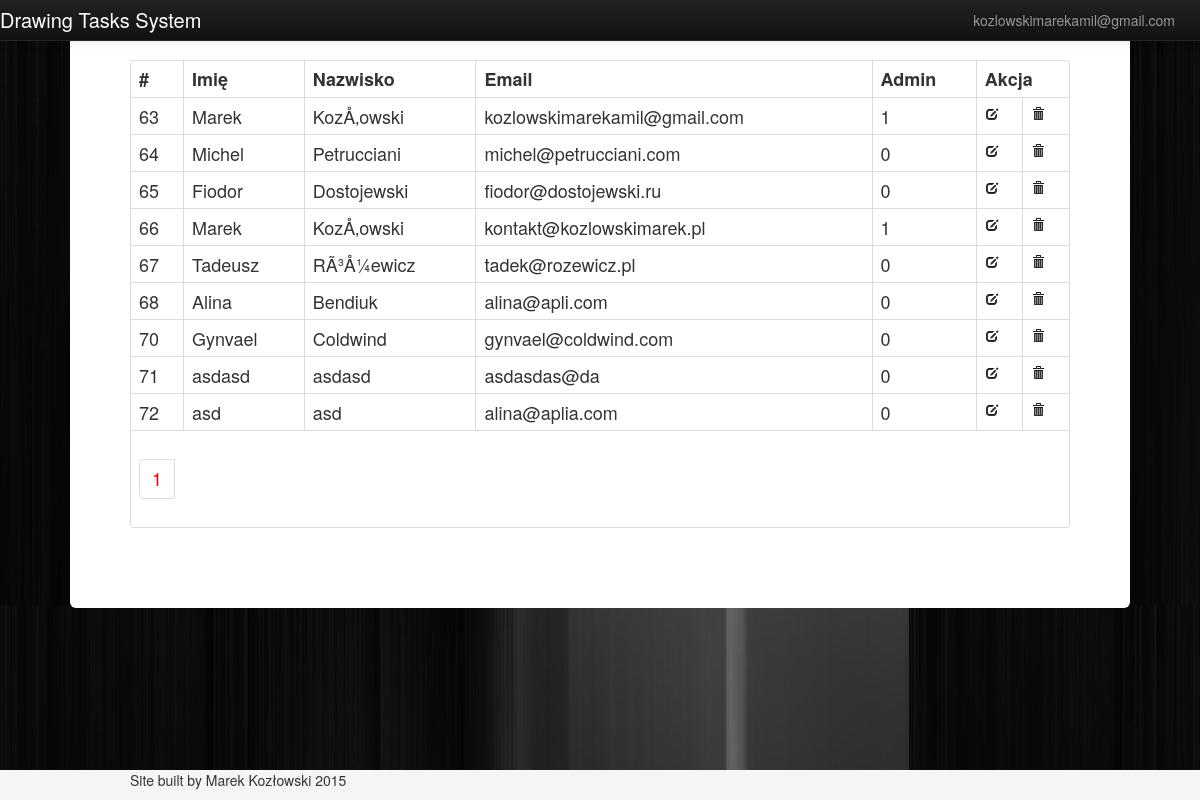
The app's page /users.php (signed in) with its own data.
### tables this page shows
CREATE TABLE IF NOT EXISTS `users` (
  `id` int(11) NOT NULL AUTO_INCREMENT,
  `firstname` varchar(255) NOT NULL,
  `lastname` varchar(255) NOT NULL,
  `email` varchar(255) NOT NULL,
  `password` varchar(255) NOT NULL,
  `verification` varchar(255) NOT NULL,
  `isadmin` int(11) NOT NULL DEFAULT '0',
  PRIMARY KEY (`id`)
);

### class.dbfun.php (the view, shortened to what this page needs)
<?php
class dbfun
{
	private $db;
	function __construct($DB_con)
	{
		$this->db = $DB_con;
	}
	public function usersview($query){
		$stmt = $this->db->prepare($query);
		$stmt->execute();
		if($stmt->rowCount()>0)
		{
			while($row=$stmt->fetch(PDO::FETCH_ASSOC))
			{
				?>
                <tr>
                <td><?php print($row['id']); ?></td>
                <td><?php print($row['firstname']); ?></td>
                <td><?php print($row['lastname']); ?></td>
                <td><?php print($row['email']); ?></td>
                <td><?php print($row['isadmin']) ?></td>
                <td align="center">
                <a href="edit_user.php?edit_id=<?php print($row['id']); ?>"><i class="icon-edit"></i></a>
                </td>
                <td align="center">
                <a href="delete_user.php?delete_id=<?php print($row['id']); ?>"><i class="icon-trash"></i></a>
                </td>
                </tr>
                <?php
			}
		}
		else
		{
			?>
            <tr>
            <td>Brak danych</td>
            </tr>
            <?php
		}
	}
				?>
            <?php
	public function paginglink($query,$records_per_page){
		$self = $_SERVER['PHP_SELF'];
		$stmt = $this->db->prepare($query);
		$stmt->execute();
		$total_no_of_records = $stmt->rowCount();
		if($total_no_of_records > 0)
		{
			?><ul class="pagination"><?php
			$total_no_of_pages=ceil($total_no_of_records/$records_per_page);
			$current_page=1;
			for($i=1;$i<=$total_no_of_pages;$i++)
			{
				if($i==$current_page)
				{
					echo "<li><a href='".$self."?page_no=".$i."' style='color:red;'>".$i."</a></li>";
				}
				else
				{
					echo "<li><a href='".$self."?page_no=".$i."'>".$i."</a></li>";
				}
			}
			?>
				</ul>
			<?php
		}
	}
}

### users.php (style rules this page uses)
body { background: url(assets/bglight.png); }
.navbar-fixed-bottom { background-color: #f5f5f5; }
.pagination { display:inline-block;padding-left:0;margin:20px 0;border-radius:4px }
.pagination>li { display:inline }
.pagination>li>a, .pagination>li>span { position:relative;float:left;padding:6px 12px;margin-left:-1px;line-height:1.42857143;color:#337ab7;text-decoration:none;background-color:#fff;border:1px solid #ddd }
.pagination>li:first-child>a,.pagination>li:first-child>span { margin-left:0;border-top-left-radius:4px;border-bottom-left-radius:4px }

### records on screen
users: id "63", firstname "Marek", lastname "KozÅ‚owski", email "kozlowskimarekamil@gmail.com", isadmin "1"
users: id "64", firstname "Michel", lastname "Petrucciani", email "michel@petrucciani.com", isadmin "0"
users: id "65", firstname "Fiodor", lastname "Dostojewski", email "fiodor@dostojewski.ru", isadmin "0"
users: id "66", firstname "Marek", lastname "KozÅ‚owski", email "kontakt@kozlowskimarek.pl", isadmin "1"
users: id "67", firstname "Tadeusz", lastname "RÃ³Å¼ewicz", email "tadek@rozewicz.pl", isadmin "0"
users: id "68", firstname "Alina", lastname "Bendiuk", email "alina@apli.com", isadmin "0"
users: id "70", firstname "Gynvael", lastname "Coldwind", email "gynvael@coldwind.com", isadmin "0"
users: id "71", firstname "asdasd", lastname "asdasd", email "asdasdas@da", isadmin "0"
users: id "72", firstname "asd", lastname "asd", email "alina@aplia.com", isadmin "0"
